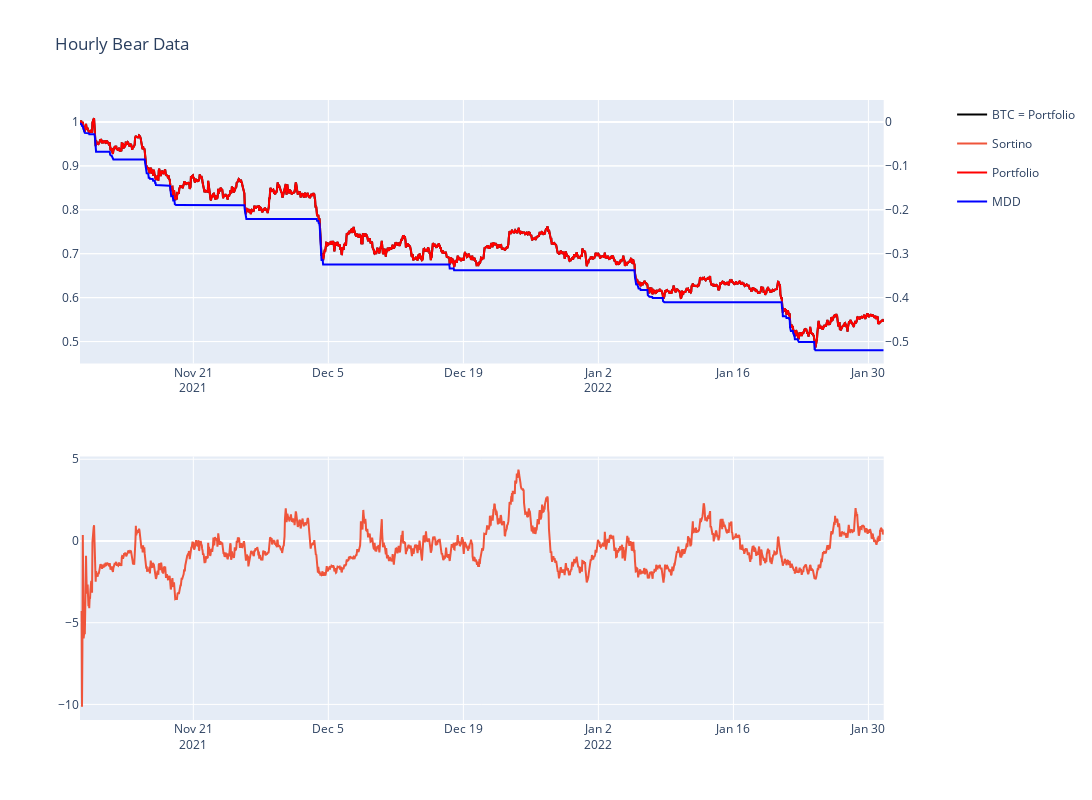

The notebook cell this image was saved under:
### Code cell
fig_hr_bear

### Figure 1 — Plotly figure (JSON) as saved in the notebook; plotly's stock layout.template omitted (floating-point values rounded to 4 significant figures; data arrays with more than 128 entries replaced by an {"elided": "..."} marker saying what was removed)
{"data": [{"legendgroup": "1", "marker": {"color": "black", "size": 42}, "name": "BTC = Portfolio", "type": "scatter", "x": {"elided": "2001 str values"}, "xaxis": "x", "y": {"elided": "2001 float values"}, "yaxis": "y"}, {"name": "Sortino", "type": "scatter", "x": {"elided": "2001 str values"}, "xaxis": "x2", "y": {"elided": "2001 float values"}, "yaxis": "y3"}, {"marker": {"color": "red", "size": 42}, "name": "Portfolio", "type": "scatter", "x": {"elided": "2001 str values"}, "xaxis": "x", "y": {"elided": "2001 float values"}, "yaxis": "y"}, {"marker": {"color": "blue", "size": 42}, "name": "MDD", "type": "scatter", "x": {"elided": "2001 str values"}, "xaxis": "x", "y": {"elided": "2001 float values"}, "yaxis": "y2"}], "layout": {"autosize": false, "height": 800, "title": {"text": "Hourly Bear Data"}, "width": 1300, "xaxis": {"anchor": "y", "domain": [0, 0.94]}, "xaxis2": {"anchor": "y3", "domain": [0, 0.94]}, "yaxis": {"anchor": "x", "domain": [0.575, 1], "range": [0.45, 1.05]}, "yaxis2": {"anchor": "x", "overlaying": "y", "range": [-0.55, 0.05], "side": "right"}, "yaxis3": {"anchor": "x2", "domain": [0, 0.425]}}}
